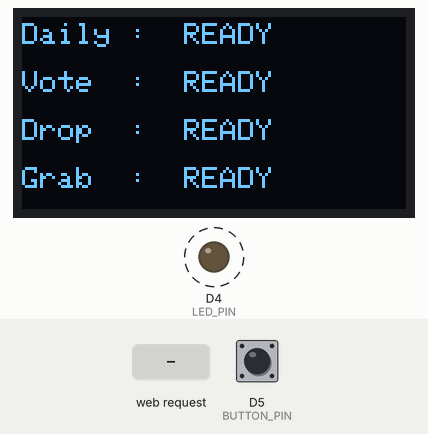
Simulated run of this sketch. Board: ESP8266 (NodeMCU). Shown: 128×64 one-colour display, output pins drawn as LEDs (lit = HIGH). Dashed ring = blinking. Inputs (shaded band) come from the test bench; at power-on: D5 (BUTTON_PIN) HIGH. WiFi joins after 1.5 s; servers stay silent unless stated.

Above: at 2.7 s.
2.8 s: D5 (BUTTON_PIN) pulled LOW for 0.15 s
At 3.47 s:
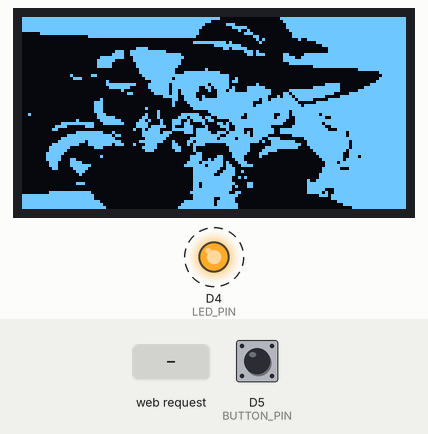
3.5 s: D5 (BUTTON_PIN) pulled LOW for 1 s
At 4.4 s:
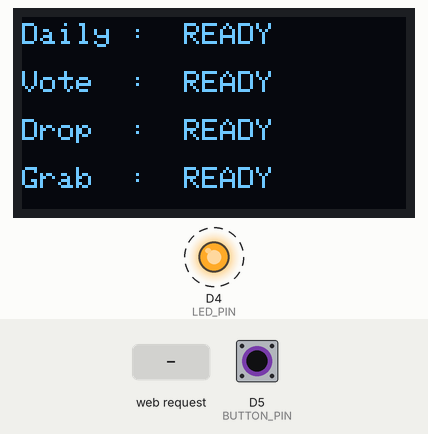
6.5 s: HTTP request GET /daily_cooldown received
At 7.31 s:
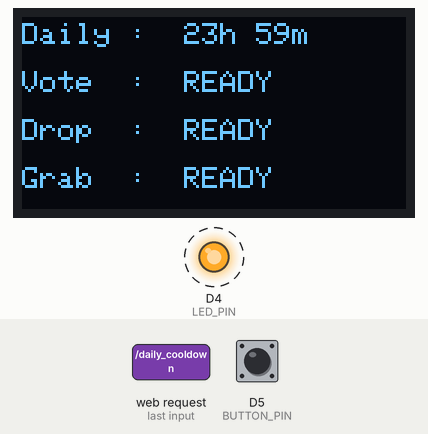
9.5 s: HTTP request GET /vote_cooldown received
At 10.31 s:
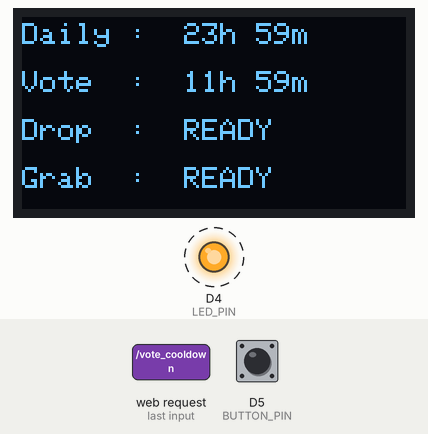
12.5 s: D5 (BUTTON_PIN) pulled LOW for 0.15 s
At 13.15 s:
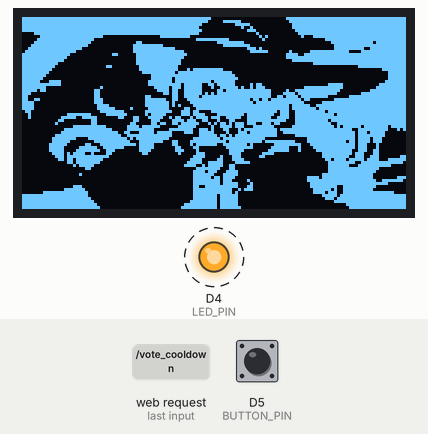
13.2 s: HTTP request GET /grab_cooldown received
At 13.25 s:
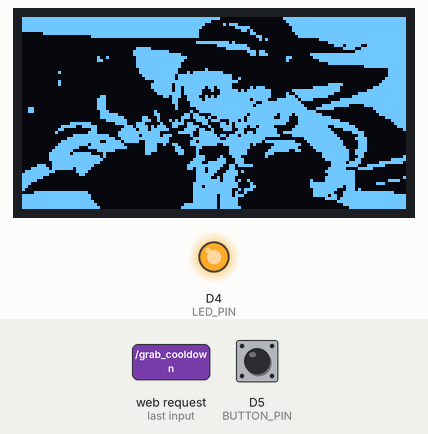
Timing chart, 0 to 16.2 s (numbered marks = the images above; inputs shaded):
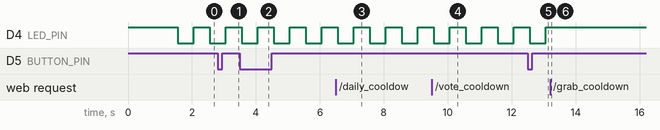

The sketch:

Main.ino
```cpp
#include <ESP8266WiFi.h>
#include <ESP8266WebServer.h>
#include <Wire.h>
#include <Adafruit_GFX.h>
#include <Adafruit_SSD1306.h>
#include "VideoFrame.h" // MEMANGGIL DATA ANIMASI 39 FRAME MILIKMU

#define SCREEN_WIDTH 128
#define SCREEN_HEIGHT 64
#define OLED_RESET     -1
Adafruit_SSD1306 display(SCREEN_WIDTH, SCREEN_HEIGHT, &Wire, OLED_RESET);

const char* ssid = "";
const char* password = "";

ESP8266WebServer server(80);

const int LED_PIN = LED_BUILTIN;

// MENGGUNAKAN PIN D7 SESUAI PENGUJIAN TERAKHIR
const int BUTTON_PIN = D5;

int displayMode = 0;
int currentFrame = 0; // Mengatur frame animasi dari VideoFrame.h

long dailyCooldownEnd = 0;
long voteCooldownEnd = 0;
long dropCooldownEnd = 0;
long grabCooldownEnd = 0;

unsigned long lastBlinkMillis = 0;
const long blinkInterval = 500;
bool ledState = HIGH;

void handleRoot() {
  server.send(200, "text/plain", "ESP8266 Karuta Tracker Ready");
}

// ====================================================================
// FUNGSI UTAMA DISCORD (TETAP AMAN, UTUH, & TIDAK BERUBAH)
// ====================================================================
void handleSyncKrm() {
  long currentMillis = millis();
  if (server.hasArg("daily")) {
    long minLeft = server.arg("daily").toInt();
    dailyCooldownEnd = (minLeft == 0) ? 0 : currentMillis + (minLeft * 60000);
  }
  if (server.hasArg("vote")) {
    long minLeft = server.arg("vote").toInt();
    voteCooldownEnd = (minLeft == 0) ? 0 : currentMillis + (minLeft * 60000);
  }
  if (server.hasArg("drop")) {
    long minLeft = server.arg("drop").toInt();
    dropCooldownEnd = (minLeft == 0) ? 0 : currentMillis + (minLeft * 60000);
  }
  if (server.hasArg("grab")) {
    long minLeft = server.arg("grab").toInt();
    grabCooldownEnd = (minLeft == 0) ? 0 : currentMillis + (minLeft * 60000);
  }
  server.send(200, "text/plain", "Sync Success");
}

void handleDailyCooldown() { dailyCooldownEnd = millis() + 86400000; server.send(200, "text/plain", "Daily Started"); }
void handleVoteCooldown()  { voteCooldownEnd = millis() + 43200000;  server.send(200, "text/plain", "Vote Started"); }
void handleDropCooldown()  { dropCooldownEnd = millis() + 1800000;   server.send(200, "text/plain", "Drop Started"); }
void handleGrabCooldown()  { grabCooldownEnd = millis() + 600000;    server.send(200, "text/plain", "Grab Started"); }

void formatAndPrintTime(long cooldownEnd, long currentMillis, int x, int y) {
  display.setTextSize(1);
  display.setCursor(x, y);
  if (cooldownEnd > currentMillis) {
    long remainingSec = (cooldownEnd - currentMillis) / 1000;
    long hours = remainingSec / 3600;

    if (hours >= 1) {
      long minutes = (remainingSec % 3600) / 60;
      if(hours < 10) display.print("0");
      display.print(hours);
      display.print("h ");
      if(minutes < 10) display.print("0");
      display.print(minutes);
      display.print("m");
    } else {
      long minutes = remainingSec / 60;
      long seconds = remainingSec % 60;
      if(minutes < 10) display.print("0");
      display.print(minutes);
      display.print(":");
      if(seconds < 10) display.print("0");
      display.print(seconds);
    }
  } else {
    display.print("READY");
  }
}

void checkLedStatus(long currentMillis) {
  bool dailyReady = (dailyCooldownEnd <= currentMillis);
  bool voteReady  = (voteCooldownEnd <= currentMillis);
  bool dropReady  = (dropCooldownEnd <= currentMillis);
  bool grabReady  = (grabCooldownEnd <= currentMillis);

  if (dropReady && !grabReady && !dailyReady && !voteReady) {
    ledState = HIGH;
    digitalWrite(LED_PIN, ledState);
  }
  else if (dailyReady || voteReady || dropReady || grabReady) {
    if (currentMillis - lastBlinkMillis >= blinkInterval) {
      lastBlinkMillis = currentMillis;
      ledState = !ledState;
      digitalWrite(LED_PIN, ledState);
    }
  }
  else {
    ledState = HIGH;
    digitalWrite(LED_PIN, ledState);
  }
}

// Fungsi Menggambar Animasi mengambil bitmap asli dari VideoFrame.h milikmu
void drawAnimation() {
  // Menggambar frame aktif dari PROGMEM
  display.drawBitmap(0, 0, video_frames[currentFrame], SCREEN_WIDTH, SCREEN_HEIGHT, SSD1306_WHITE);

  // Berpindah ke frame berikutnya
  currentFrame++;
  if (currentFrame >= TOTAL_FRAMES) {
    currentFrame = 0; // Reset ke frame awal jika sudah mencapai 39 frame
  }
}

void updateDisplay() {
  long currentMillis = millis();
  display.clearDisplay();

  if (displayMode == 0) {
    display.setTextColor(SSD1306_WHITE);
    display.setCursor(0, 2);  display.print("Daily : ");  formatAndPrintTime(dailyCooldownEnd, currentMillis, 54, 2);
    display.setCursor(0, 18); display.print("Vote  : ");  formatAndPrintTime(voteCooldownEnd, currentMillis, 54, 18);
    display.setCursor(0, 34); display.print("Drop  : ");  formatAndPrintTime(dropCooldownEnd, currentMillis, 54, 34);
    display.setCursor(0, 50); display.print("Grab  : ");  formatAndPrintTime(grabCooldownEnd, currentMillis, 54, 50);
  }
  else {
    drawAnimation();
  }

  display.display();
}

// Fungsi Baca Tombol Tanpa Polling Waktu (Langsung Eksekusi)
void readButton() {
  int reading = digitalRead(BUTTON_PIN);
  static bool buttonLock = false;

  if (reading == LOW) {
    if (!buttonLock) {
      displayMode = (displayMode == 0) ? 1 : 0;
      updateDisplay();
      buttonLock = true;
    }
  } else {
    buttonLock = false;
  }
}

void setup() {
  pinMode(LED_PIN, OUTPUT);
  digitalWrite(LED_PIN, HIGH);

  pinMode(BUTTON_PIN, INPUT_PULLUP);

  Serial.begin(115200);
  if(!display.begin(SSD1306_SWITCHCAPVCC, 0x3C)) { for(;;); }

  display.clearDisplay();
  display.setTextSize(1);
  display.setTextColor(SSD1306_WHITE);
  display.setCursor(0, 20); display.println("Connecting WiFi...");
  display.display();

  WiFi.begin(ssid, password);
  while (WiFi.status() != WL_CONNECTED) { delay(500); }

  server.on("/", handleRoot);
  server.on("/sync_krm", handleSyncKrm);
  server.on("/daily_cooldown", handleDailyCooldown);
  server.on("/vote_cooldown", handleVoteCooldown);
  server.on("/drop_cooldown", handleDropCooldown);
  server.on("/grab_cooldown", handleGrabCooldown);

  server.begin();
}

void loop() {
  server.handleClient();

  unsigned long currentMillis = millis();

  readButton();
  checkLedStatus(currentMillis);

  // Pengaturan kecepatan update (100ms sesuai target FRAME_DELAY di VideoFrame.h)
  static unsigned long lastUpdate = 0;
  if (currentMillis - lastUpdate >= 100) {
    lastUpdate = currentMillis;
    updateDisplay();
  }
}
```

Source omitted: VideoFrame.h (data table, 240251 bytes)

Measured:
- after the input at 2.8 s, the display: first changes after 0.08 s (image 1 shows a later state)
- after the input at 3.5 s, the display: changes after 0.06 s (image 2)
- after the input at 6.5 s, the display: changes after 0.09 s (image 3)
- after the input at 9.5 s, the display: changes after 0.09 s (image 4)
- after the input at 12.5 s, the display: first changes at once (image 5 shows a later state)
- after the input at 13.2 s, D4 (LED_PIN): stops changing and stays HIGH
- by itself, D4 (LED_PIN): alternates HIGH for 0.50 s and LOW for 0.50 s
